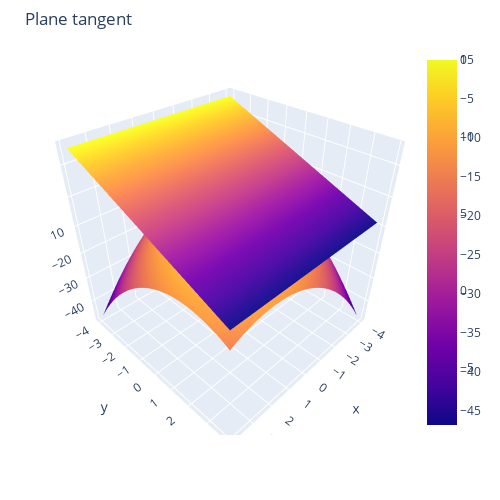

The notebook cell saved with this chart:
### Code cell
fig = go.Figure(data=[go.Surface(z=z2_val, x=x_val, y=y_val),
                      go.Surface(z=plane_tangent_val, x=x_val, y=y_val)])

fig.update_layout(title='Plane tangent',
                  width=500, height=500,
                  margin=dict(l=50, r=50, b=65, t=50))

fig.show()

### Figure 1 — Plotly figure (JSON) as saved in the notebook; plotly's stock layout.template omitted (floating-point values rounded to 4 significant figures; data arrays with more than 128 entries replaced by an {"elided": "..."} marker saying what was removed)
{"data": [{"type": "surface", "x": {"elided": "80x80 float values"}, "y": {"elided": "80x80 float values"}, "z": {"elided": "80x80 float values"}}, {"type": "surface", "x": {"elided": "80x80 float values"}, "y": {"elided": "80x80 float values"}, "z": {"elided": "80x80 float values"}}], "layout": {"height": 500, "margin": {"b": 65, "l": 50, "r": 50, "t": 50}, "title": {"text": "Plane tangent"}, "width": 500}}
